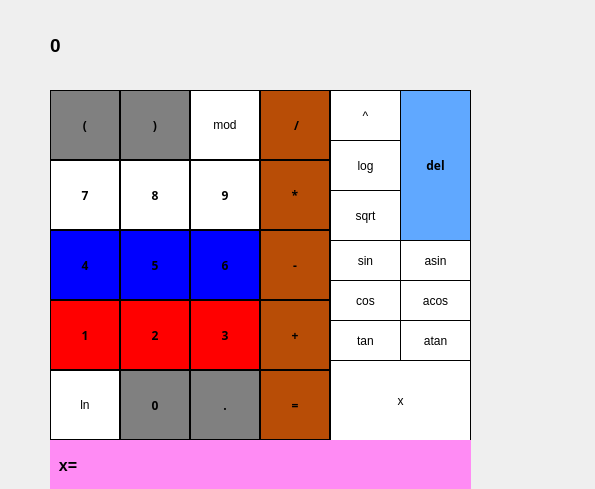
<?xml version="1.0" encoding="UTF-8"?>
<ui version="4.0">
 <class>MainWindow</class>
 <widget class="QMainWindow" name="MainWindow">
  <property name="geometry">
   <rect>
    <x>0</x>
    <y>0</y>
    <width>595</width>
    <height>489</height>
   </rect>
  </property>
  <property name="windowTitle">
   <string>MainWindow</string>
  </property>
  <property name="styleSheet">
   <string notr="true">QPushButton {
 
 background-color: black;

}
</string>
  </property>
  <widget class="QWidget" name="centralwidget">
   <widget class="QLabel" name="result_show">
    <property name="geometry">
     <rect>
      <x>50</x>
      <y>0</y>
      <width>421</width>
      <height>91</height>
     </rect>
    </property>
    <property name="font">
     <font>
      <pointsize>14</pointsize>
      <weight>75</weight>
      <bold>true</bold>
     </font>
    </property>
    <property name="styleSheet">
     <string notr="true">QLabel {
background-color: rgb(34, 135, 140);
 qproperty-alignment: 'AlignVCenter | AlignRight';
 border: 1px solid black;
}
background-color : red;</string>
    </property>
    <property name="text">
     <string>0</string>
    </property>
   </widget>
   <widget class="QPushButton" name="pushButton_skobkapravo">
    <property name="geometry">
     <rect>
      <x>50</x>
      <y>90</y>
      <width>70</width>
      <height>70</height>
     </rect>
    </property>
    <property name="font">
     <font>
      <family>Yu Gothic UI Semilight</family>
      <pointsize>9</pointsize>
      <weight>75</weight>
      <italic>false</italic>
      <bold>true</bold>
      <underline>false</underline>
      <kerning>true</kerning>
     </font>
    </property>
    <property name="styleSheet">
     <string notr="true">QPushButton {
 
 background-color: gray;
    border: 1px solid  black;
}
QPushButton:pressed {
    background-color: qlineargradient(x1: 0, y1: 0, x2: 0, y2: 1,
                                        stop: 0 #dadbde, stop: 1 #f6f7fa);
}
</string>
    </property>
    <property name="text">
     <string>(</string>
    </property>
   </widget>
   <widget class="QPushButton" name="pushButton_skobkaleva">
    <property name="geometry">
     <rect>
      <x>120</x>
      <y>90</y>
      <width>70</width>
      <height>70</height>
     </rect>
    </property>
    <property name="font">
     <font>
      <family>Yu Gothic UI Semilight</family>
      <pointsize>9</pointsize>
      <weight>75</weight>
      <italic>false</italic>
      <bold>true</bold>
      <underline>false</underline>
      <kerning>true</kerning>
     </font>
    </property>
    <property name="styleSheet">
     <string notr="true">QPushButton {
 
 background-color: gray;
    border: 1px solid  black;
}
QPushButton:pressed {
    background-color: qlineargradient(x1: 0, y1: 0, x2: 0, y2: 1,
                                        stop: 0 #dadbde, stop: 1 #f6f7fa);
}
</string>
    </property>
    <property name="text">
     <string>)</string>
    </property>
   </widget>
   <widget class="QPushButton" name="pushButton_7">
    <property name="geometry">
     <rect>
      <x>50</x>
      <y>160</y>
      <width>70</width>
      <height>70</height>
     </rect>
    </property>
    <property name="font">
     <font>
      <family>Yu Gothic UI Semilight</family>
      <pointsize>9</pointsize>
      <weight>75</weight>
      <italic>false</italic>
      <bold>true</bold>
      <underline>false</underline>
      <kerning>true</kerning>
     </font>
    </property>
    <property name="styleSheet">
     <string notr="true">QPushButton {
 
 background-color: rgb(255, 255, 255);
    border: 1px solid  black;
}
QPushButton:pressed {
    background-color: qlineargradient(x1: 0, y1: 0, x2: 0, y2: 1,
                                        stop: 0 #dadbde, stop: 1 #f6f7fa);
}

</string>
    </property>
    <property name="text">
     <string>7</string>
    </property>
   </widget>
   <widget class="QPushButton" name="pushButton_9">
    <property name="geometry">
     <rect>
      <x>190</x>
      <y>160</y>
      <width>70</width>
      <height>70</height>
     </rect>
    </property>
    <property name="font">
     <font>
      <family>Yu Gothic UI Semilight</family>
      <pointsize>9</pointsize>
      <weight>75</weight>
      <italic>false</italic>
      <bold>true</bold>
      <underline>false</underline>
      <kerning>true</kerning>
     </font>
    </property>
    <property name="styleSheet">
     <string notr="true">QPushButton {
 
 background-color: rgb(255, 255, 255);
    border: 1px solid  black;
}
QPushButton:pressed {
    background-color: qlineargradient(x1: 0, y1: 0, x2: 0, y2: 1,
                                        stop: 0 #dadbde, stop: 1 #f6f7fa);
}
</string>
    </property>
    <property name="text">
     <string>9</string>
    </property>
   </widget>
   <widget class="QPushButton" name="pushButton_8">
    <property name="geometry">
     <rect>
      <x>120</x>
      <y>160</y>
      <width>70</width>
      <height>70</height>
     </rect>
    </property>
    <property name="font">
     <font>
      <family>Yu Gothic UI Semilight</family>
      <pointsize>9</pointsize>
      <weight>75</weight>
      <italic>false</italic>
      <bold>true</bold>
      <underline>false</underline>
      <kerning>true</kerning>
     </font>
    </property>
    <property name="styleSheet">
     <string notr="true">QPushButton {
 
 background-color: rgb(255, 255, 255);
    border: 1px solid  black;
}
QPushButton:pressed {
    background-color: qlineargradient(x1: 0, y1: 0, x2: 0, y2: 1,
                                        stop: 0 #dadbde, stop: 1 #f6f7fa);
}

</string>
    </property>
    <property name="text">
     <string>8</string>
    </property>
   </widget>
   <widget class="QPushButton" name="pushButton_4">
    <property name="geometry">
     <rect>
      <x>50</x>
      <y>230</y>
      <width>70</width>
      <height>70</height>
     </rect>
    </property>
    <property name="font">
     <font>
      <family>Yu Gothic UI Semilight</family>
      <pointsize>9</pointsize>
      <weight>75</weight>
      <italic>false</italic>
      <bold>true</bold>
      <underline>false</underline>
      <kerning>true</kerning>
     </font>
    </property>
    <property name="styleSheet">
     <string notr="true">QPushButton {
 
 background-color: rgb(0, 0, 255);
    border: 1px solid  black;
}
QPushButton:pressed {
    background-color: qlineargradient(x1: 0, y1: 0, x2: 0, y2: 1,
                                        stop: 0 #dadbde, stop: 1 #f6f7fa);
}

</string>
    </property>
    <property name="text">
     <string>4</string>
    </property>
   </widget>
   <widget class="QPushButton" name="pushButton_6">
    <property name="geometry">
     <rect>
      <x>190</x>
      <y>230</y>
      <width>70</width>
      <height>70</height>
     </rect>
    </property>
    <property name="font">
     <font>
      <family>Yu Gothic UI Semilight</family>
      <pointsize>9</pointsize>
      <weight>75</weight>
      <italic>false</italic>
      <bold>true</bold>
      <underline>false</underline>
      <kerning>true</kerning>
     </font>
    </property>
    <property name="styleSheet">
     <string notr="true">QPushButton {
 
 background-color: rgb(0, 0, 255);
    border: 1px solid  black;
}
QPushButton:pressed {
    background-color: qlineargradient(x1: 0, y1: 0, x2: 0, y2: 1,
                                        stop: 0 #dadbde, stop: 1 #f6f7fa);
}

</string>
    </property>
    <property name="text">
     <string>6</string>
    </property>
   </widget>
   <widget class="QPushButton" name="pushButton_5">
    <property name="geometry">
     <rect>
      <x>120</x>
      <y>230</y>
      <width>70</width>
      <height>70</height>
     </rect>
    </property>
    <property name="font">
     <font>
      <family>Yu Gothic UI Semilight</family>
      <pointsize>9</pointsize>
      <weight>75</weight>
      <italic>false</italic>
      <bold>true</bold>
      <underline>false</underline>
      <kerning>true</kerning>
     </font>
    </property>
    <property name="styleSheet">
     <string notr="true">QPushButton {
 
 background-color: rgb(0, 0, 255);
    border: 1px solid  black;
}
QPushButton:pressed {
    background-color: qlineargradient(x1: 0, y1: 0, x2: 0, y2: 1,
                                        stop: 0 #dadbde, stop: 1 #f6f7fa);
}

</string>
    </property>
    <property name="text">
     <string>5</string>
    </property>
   </widget>
   <widget class="QPushButton" name="pushButton_1">
    <property name="geometry">
     <rect>
      <x>50</x>
      <y>300</y>
      <width>70</width>
      <height>70</height>
     </rect>
    </property>
    <property name="font">
     <font>
      <family>Yu Gothic UI Semilight</family>
      <pointsize>9</pointsize>
      <weight>75</weight>
      <italic>false</italic>
      <bold>true</bold>
      <underline>false</underline>
      <kerning>true</kerning>
     </font>
    </property>
    <property name="styleSheet">
     <string notr="true">QPushButton {
 
 background-color: rgb(255, 0, 0);
    border: 1px solid  black;
}
QPushButton:pressed {
    background-color: qlineargradient(x1: 0, y1: 0, x2: 0, y2: 1,
                                        stop: 0 #dadbde, stop: 1 #f6f7fa);
}

</string>
    </property>
    <property name="text">
     <string>1</string>
    </property>
   </widget>
   <widget class="QPushButton" name="pushButton_3">
    <property name="geometry">
     <rect>
      <x>190</x>
      <y>300</y>
      <width>70</width>
      <height>70</height>
     </rect>
    </property>
    <property name="font">
     <font>
      <family>Yu Gothic UI Semilight</family>
      <pointsize>9</pointsize>
      <weight>75</weight>
      <italic>false</italic>
      <bold>true</bold>
      <underline>false</underline>
      <kerning>true</kerning>
     </font>
    </property>
    <property name="styleSheet">
     <string notr="true">QPushButton {
 
 background-color: rgb(255, 0, 0);
    border: 1px solid  black;
}
QPushButton:pressed {
    background-color: qlineargradient(x1: 0, y1: 0, x2: 0, y2: 1,
                                        stop: 0 #dadbde, stop: 1 #f6f7fa);
}

</string>
    </property>
    <property name="text">
     <string>3</string>
    </property>
   </widget>
   <widget class="QPushButton" name="pushButton_2">
    <property name="geometry">
     <rect>
      <x>120</x>
      <y>300</y>
      <width>70</width>
      <height>70</height>
     </rect>
    </property>
    <property name="font">
     <font>
      <family>Yu Gothic UI Semilight</family>
      <pointsize>9</pointsize>
      <weight>75</weight>
      <italic>false</italic>
      <bold>true</bold>
      <underline>false</underline>
      <kerning>true</kerning>
     </font>
    </property>
    <property name="styleSheet">
     <string notr="true">QPushButton {
 
 background-color: rgb(255, 0, 0);
    border: 1px solid  black;
}
QPushButton:pressed {
    background-color: qlineargradient(x1: 0, y1: 0, x2: 0, y2: 1,
                                        stop: 0 #dadbde, stop: 1 #f6f7fa);
}

</string>
    </property>
    <property name="text">
     <string>2</string>
    </property>
   </widget>
   <widget class="QPushButton" name="pushButton_div">
    <property name="geometry">
     <rect>
      <x>260</x>
      <y>90</y>
      <width>70</width>
      <height>70</height>
     </rect>
    </property>
    <property name="font">
     <font>
      <family>Yu Gothic UI Semilight</family>
      <pointsize>9</pointsize>
      <weight>75</weight>
      <italic>false</italic>
      <bold>true</bold>
      <underline>false</underline>
      <kerning>true</kerning>
     </font>
    </property>
    <property name="styleSheet">
     <string notr="true">QPushButton {
	 background-color: rgb(184, 77, 6);
    border: 1px solid black;
}
QPushButton:pressed {
    background-color: qlineargradient(x1: 0, y1: 0, x2: 0, y2: 1,
                                        stop: 0 #FF7832, stop: 1 #FF9739);
}

</string>
    </property>
    <property name="text">
     <string> /</string>
    </property>
   </widget>
   <widget class="QPushButton" name="pushButton_minus">
    <property name="geometry">
     <rect>
      <x>260</x>
      <y>230</y>
      <width>70</width>
      <height>70</height>
     </rect>
    </property>
    <property name="font">
     <font>
      <family>Yu Gothic UI Semilight</family>
      <pointsize>9</pointsize>
      <weight>75</weight>
      <italic>false</italic>
      <bold>true</bold>
      <underline>false</underline>
      <kerning>true</kerning>
     </font>
    </property>
    <property name="styleSheet">
     <string notr="true">QPushButton {
	 background-color: rgb(184, 77, 6);
    border: 1px solid black;
}
QPushButton:pressed {
    background-color: qlineargradient(x1: 0, y1: 0, x2: 0, y2: 1,
                                        stop: 0 #FF7832, stop: 1 #FF9739);
}

</string>
    </property>
    <property name="text">
     <string>-</string>
    </property>
   </widget>
   <widget class="QPushButton" name="pushButton_mult">
    <property name="geometry">
     <rect>
      <x>260</x>
      <y>160</y>
      <width>70</width>
      <height>70</height>
     </rect>
    </property>
    <property name="font">
     <font>
      <family>Yu Gothic UI Semilight</family>
      <pointsize>9</pointsize>
      <weight>75</weight>
      <italic>false</italic>
      <bold>true</bold>
      <underline>false</underline>
      <kerning>true</kerning>
     </font>
    </property>
    <property name="styleSheet">
     <string notr="true">QPushButton {
	 background-color: rgb(184, 77, 6);
    border: 1px solid black;
}
QPushButton:pressed {
    background-color: qlineargradient(x1: 0, y1: 0, x2: 0, y2: 1,
                                        stop: 0 #FF7832, stop: 1 #FF9739);
}

</string>
    </property>
    <property name="text">
     <string>*</string>
    </property>
   </widget>
   <widget class="QPushButton" name="pushButton_plus">
    <property name="geometry">
     <rect>
      <x>260</x>
      <y>300</y>
      <width>70</width>
      <height>70</height>
     </rect>
    </property>
    <property name="font">
     <font>
      <family>Yu Gothic UI Semilight</family>
      <pointsize>9</pointsize>
      <weight>75</weight>
      <italic>false</italic>
      <bold>true</bold>
      <underline>false</underline>
      <kerning>true</kerning>
     </font>
    </property>
    <property name="styleSheet">
     <string notr="true">QPushButton {
	 background-color: rgb(184, 77, 6);
    border: 1px solid black;
}
QPushButton:pressed {
    background-color: qlineargradient(x1: 0, y1: 0, x2: 0, y2: 1,
                                        stop: 0 #FF7832, stop: 1 #FF9739);
}

</string>
    </property>
    <property name="text">
     <string>+</string>
    </property>
   </widget>
   <widget class="QPushButton" name="pushButton_0">
    <property name="geometry">
     <rect>
      <x>120</x>
      <y>370</y>
      <width>70</width>
      <height>70</height>
     </rect>
    </property>
    <property name="font">
     <font>
      <family>Yu Gothic UI Semilight</family>
      <pointsize>9</pointsize>
      <weight>75</weight>
      <italic>false</italic>
      <bold>true</bold>
      <underline>false</underline>
      <kerning>true</kerning>
     </font>
    </property>
    <property name="styleSheet">
     <string notr="true">QPushButton {
 
 background-color:gray;
    border: 1px solid  black;
}
QPushButton:pressed {
    background-color: qlineargradient(x1: 0, y1: 0, x2: 0, y2: 1,
                                        stop: 0 #dadbde, stop: 1 #f6f7fa);
}

</string>
    </property>
    <property name="text">
     <string>0</string>
    </property>
   </widget>
   <widget class="QPushButton" name="equals">
    <property name="geometry">
     <rect>
      <x>260</x>
      <y>370</y>
      <width>70</width>
      <height>70</height>
     </rect>
    </property>
    <property name="font">
     <font>
      <family>Yu Gothic UI Semilight</family>
      <pointsize>9</pointsize>
      <weight>75</weight>
      <italic>false</italic>
      <bold>true</bold>
      <underline>false</underline>
      <kerning>true</kerning>
     </font>
    </property>
    <property name="styleSheet">
     <string notr="true">QPushButton {
	 background-color: rgb(184, 77, 6);
    border: 1px solid black;
}
QPushButton:pressed {
    background-color: qlineargradient(x1: 0, y1: 0, x2: 0, y2: 1,
                                        stop: 0 #FF7832, stop: 1 #FF9739);
}

</string>
    </property>
    <property name="text">
     <string>=</string>
    </property>
   </widget>
   <widget class="QPushButton" name="pushButton_dot">
    <property name="geometry">
     <rect>
      <x>190</x>
      <y>370</y>
      <width>70</width>
      <height>70</height>
     </rect>
    </property>
    <property name="font">
     <font>
      <family>Yu Gothic UI Semilight</family>
      <pointsize>9</pointsize>
      <weight>75</weight>
      <italic>false</italic>
      <bold>true</bold>
      <underline>false</underline>
      <kerning>true</kerning>
     </font>
    </property>
    <property name="styleSheet">
     <string notr="true">QPushButton {
 
 background-color: gray;
    border: 1px solid  black;
}
QPushButton:pressed {
    background-color: qlineargradient(x1: 0, y1: 0, x2: 0, y2: 1,
                                        stop: 0 #dadbde, stop: 1 #f6f7fa);
}
</string>
    </property>
    <property name="text">
     <string>.</string>
    </property>
   </widget>
   <widget class="QPushButton" name="pushButton_del">
    <property name="geometry">
     <rect>
      <x>400</x>
      <y>90</y>
      <width>71</width>
      <height>151</height>
     </rect>
    </property>
    <property name="font">
     <font>
      <family>Yu Gothic UI Semilight</family>
      <pointsize>9</pointsize>
      <weight>75</weight>
      <italic>false</italic>
      <bold>true</bold>
      <underline>false</underline>
      <kerning>true</kerning>
     </font>
    </property>
    <property name="styleSheet">
     <string notr="true">QPushButton {
	 background-color: rgb(96, 168, 255);
    border: 1px solid black;

}
QPushButton:pressed {
    background-color: qlineargradient(x1: 0, y1: 0, x2: 0, y2: 1,
                                        stop: 0 #FF7832, stop: 1 #FF9739);
}

</string>
    </property>
    <property name="text">
     <string>del</string>
    </property>
   </widget>
   <widget class="QPushButton" name="pushButton_log">
    <property name="geometry">
     <rect>
      <x>330</x>
      <y>140</y>
      <width>71</width>
      <height>51</height>
     </rect>
    </property>
    <property name="styleSheet">
     <string notr="true">QPushButton {
 
 background-color: rgb(255,255,255);
    border: 1px solid  black;
}
QPushButton:pressed {
    background-color: qlineargradient(x1: 0, y1: 0, x2: 0, y2: 1,
                                        stop: 0 #dadbde, stop: 1 #f6f7fa);
}</string>
    </property>
    <property name="text">
     <string>log</string>
    </property>
   </widget>
   <widget class="QPushButton" name="pushButton_ln">
    <property name="geometry">
     <rect>
      <x>50</x>
      <y>370</y>
      <width>70</width>
      <height>70</height>
     </rect>
    </property>
    <property name="styleSheet">
     <string notr="true">QPushButton {
 
 background-color: rgb(255,255,255);
    border: 1px solid  black;
}
QPushButton:pressed {
    background-color: qlineargradient(x1: 0, y1: 0, x2: 0, y2: 1,
                                        stop: 0 #dadbde, stop: 1 #f6f7fa);
}</string>
    </property>
    <property name="text">
     <string>ln</string>
    </property>
   </widget>
   <widget class="QPushButton" name="pushButton_asin">
    <property name="geometry">
     <rect>
      <x>400</x>
      <y>240</y>
      <width>71</width>
      <height>41</height>
     </rect>
    </property>
    <property name="styleSheet">
     <string notr="true">QPushButton {
 
 background-color: rgb(255,255,255);
    border: 1px solid  black;
}
QPushButton:pressed {
    background-color: qlineargradient(x1: 0, y1: 0, x2: 0, y2: 1,
                                        stop: 0 #dadbde, stop: 1 #f6f7fa);
}</string>
    </property>
    <property name="text">
     <string>asin</string>
    </property>
   </widget>
   <widget class="QPushButton" name="pushButton_tan">
    <property name="geometry">
     <rect>
      <x>330</x>
      <y>320</y>
      <width>71</width>
      <height>41</height>
     </rect>
    </property>
    <property name="styleSheet">
     <string notr="true">QPushButton {
 
 background-color: rgb(255,255,255);
    border: 1px solid  black;
}
QPushButton:pressed {
    background-color: qlineargradient(x1: 0, y1: 0, x2: 0, y2: 1,
                                        stop: 0 #dadbde, stop: 1 #f6f7fa);
}</string>
    </property>
    <property name="text">
     <string>tan</string>
    </property>
   </widget>
   <widget class="QPushButton" name="pushButton_cos">
    <property name="geometry">
     <rect>
      <x>330</x>
      <y>280</y>
      <width>71</width>
      <height>41</height>
     </rect>
    </property>
    <property name="styleSheet">
     <string notr="true">QPushButton {
 
 background-color: rgb(255,255,255);
    border: 1px solid  black;
}
QPushButton:pressed {
    background-color: qlineargradient(x1: 0, y1: 0, x2: 0, y2: 1,
                                        stop: 0 #dadbde, stop: 1 #f6f7fa);
}</string>
    </property>
    <property name="text">
     <string>cos</string>
    </property>
   </widget>
   <widget class="QPushButton" name="pushButton_sin">
    <property name="geometry">
     <rect>
      <x>330</x>
      <y>240</y>
      <width>71</width>
      <height>41</height>
     </rect>
    </property>
    <property name="styleSheet">
     <string notr="true">QPushButton {
 
 background-color: rgb(255,255,255);
    border: 1px solid  black;
}
QPushButton:pressed {
    background-color: qlineargradient(x1: 0, y1: 0, x2: 0, y2: 1,
                                        stop: 0 #dadbde, stop: 1 #f6f7fa);
}</string>
    </property>
    <property name="text">
     <string>sin</string>
    </property>
   </widget>
   <widget class="QPushButton" name="pushButton_acos">
    <property name="geometry">
     <rect>
      <x>400</x>
      <y>280</y>
      <width>71</width>
      <height>41</height>
     </rect>
    </property>
    <property name="styleSheet">
     <string notr="true">QPushButton {
 
 background-color: rgb(255,255,255);
    border: 1px solid  black;
}
QPushButton:pressed {
    background-color: qlineargradient(x1: 0, y1: 0, x2: 0, y2: 1,
                                        stop: 0 #dadbde, stop: 1 #f6f7fa);
}</string>
    </property>
    <property name="text">
     <string>acos</string>
    </property>
   </widget>
   <widget class="QPushButton" name="pushButton_atan">
    <property name="geometry">
     <rect>
      <x>400</x>
      <y>320</y>
      <width>71</width>
      <height>41</height>
     </rect>
    </property>
    <property name="styleSheet">
     <string notr="true">QPushButton {
 
 background-color: rgb(255,255,255);
    border: 1px solid  black;
}
QPushButton:pressed {
    background-color: qlineargradient(x1: 0, y1: 0, x2: 0, y2: 1,
                                        stop: 0 #dadbde, stop: 1 #f6f7fa);
}</string>
    </property>
    <property name="text">
     <string>atan</string>
    </property>
   </widget>
   <widget class="QPushButton" name="pushButton_sqrt">
    <property name="geometry">
     <rect>
      <x>330</x>
      <y>190</y>
      <width>71</width>
      <height>51</height>
     </rect>
    </property>
    <property name="styleSheet">
     <string notr="true">QPushButton {
 
 background-color: rgb(255,255,255);
    border: 1px solid  black;
}
QPushButton:pressed {
    background-color: qlineargradient(x1: 0, y1: 0, x2: 0, y2: 1,
                                        stop: 0 #dadbde, stop: 1 #f6f7fa);
}</string>
    </property>
    <property name="text">
     <string>sqrt</string>
    </property>
   </widget>
   <widget class="QPushButton" name="pushButton_mraz">
    <property name="geometry">
     <rect>
      <x>330</x>
      <y>90</y>
      <width>71</width>
      <height>51</height>
     </rect>
    </property>
    <property name="styleSheet">
     <string notr="true">QPushButton {
 
 background-color: rgb(255,255,255);
    border: 1px solid  black;
}
QPushButton:pressed {
    background-color: qlineargradient(x1: 0, y1: 0, x2: 0, y2: 1,
                                        stop: 0 #dadbde, stop: 1 #f6f7fa);
}</string>
    </property>
    <property name="text">
     <string>^</string>
    </property>
   </widget>
   <widget class="QPushButton" name="variable_x">
    <property name="enabled">
     <bool>true</bool>
    </property>
    <property name="geometry">
     <rect>
      <x>330</x>
      <y>360</y>
      <width>141</width>
      <height>81</height>
     </rect>
    </property>
    <property name="styleSheet">
     <string notr="true">QPushButton {
 
 background-color: rgb(255,255,255);
    border: 1px solid  black;
}
QPushButton:pressed {
    background-color: qlineargradient(x1: 0, y1: 0, x2: 0, y2: 1,
                                        stop: 0 #dadbde, stop: 1 #f6f7fa);
}</string>
    </property>
    <property name="text">
     <string>x</string>
    </property>
   </widget>
   <widget class="QPushButton" name="pushButton_mod">
    <property name="geometry">
     <rect>
      <x>190</x>
      <y>90</y>
      <width>70</width>
      <height>70</height>
     </rect>
    </property>
    <property name="styleSheet">
     <string notr="true">QPushButton {
 
 background-color: rgb(255,255,255);
    border: 1px solid  black;
}
QPushButton:pressed {
    background-color: qlineargradient(x1: 0, y1: 0, x2: 0, y2: 1,
                                        stop: 0 #dadbde, stop: 1 #f6f7fa);
}</string>
    </property>
    <property name="text">
     <string>mod</string>
    </property>
   </widget>
   <widget class="QLineEdit" name="input_x">
    <property name="geometry">
     <rect>
      <x>70</x>
      <y>440</y>
      <width>401</width>
      <height>51</height>
     </rect>
    </property>
    <property name="styleSheet">
     <string notr="true">background-color: rgb(249, 240, 107)</string>
    </property>
   </widget>
   <widget class="QLabel" name="label">
    <property name="geometry">
     <rect>
      <x>50</x>
      <y>440</y>
      <width>421</width>
      <height>51</height>
     </rect>
    </property>
    <property name="font">
     <font>
      <pointsize>12</pointsize>
      <weight>75</weight>
      <bold>true</bold>
     </font>
    </property>
    <property name="styleSheet">
     <string notr="true">background-color:rgb(255, 139, 244)</string>
    </property>
    <property name="text">
     <string>  x=</string>
    </property>
   </widget>
  </widget>
 </widget>
 <resources/>
 <connections/>
</ui>
